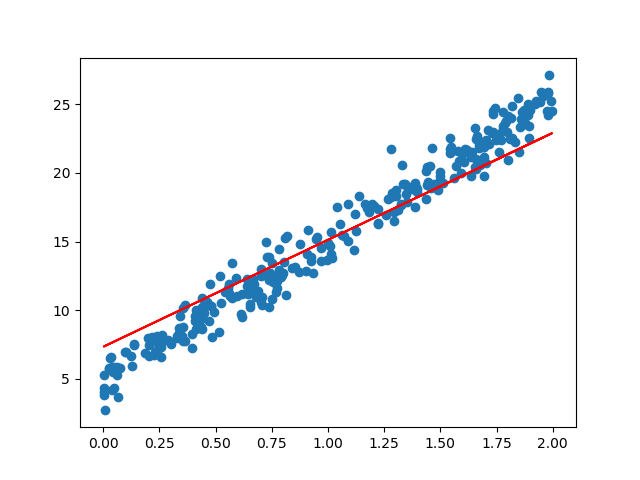

This chart was generated by the following Python code:
#pylint: disable=no-member
import warnings

import matplotlib.pyplot as plt
import matplotlib.cbook
import numpy as _np

import autodiff as ad
from autodiff.utils.datasets import Dataset, DataLoader
from autodiff.nn.optimizer import GradientDescent
from autodiff.nn.criterion import MSE
from autodiff.nn.layer import Module, Linear

warnings.filterwarnings("ignore", category=matplotlib.cbook.mplDeprecation)
warnings.filterwarnings("ignore", category=RuntimeWarning)


# def model(W, feed_dict={}):
#     return ad.dot(ad.Placeholder(x=feed_dict['x']), ad.Variable(W=W))

class SimpleModel(Module):
    def __init__(self, num_features):
        super().__init__()
        self.linear = Linear(num_features, 1)

    def forward(self, x):
        return self.linear(x, bridge=False)

data_size = 300
X = 2 * _np.random.rand(data_size, 1)
aug_X = _np.c_[_np.ones(data_size), X]

# True parameters
theta = _np.array([[5], [10]])
Y = aug_X @ theta + _np.random.randn(data_size, 1)
print("training shape", X.shape, Y.shape)

model = SimpleModel(2)
dataset = Dataset(aug_X, Y)
dataloader = DataLoader(dataset)

lr = 0.001
opt = GradientDescent(lr, model.parameters())
loss_func = MSE()
epoch = 300
for i in range(epoch):
    x, y = dataloader.next_batch(10)
    predicted_y = model(x)
    v, loss_grad = loss_func(y, predicted_y)
    model_grad = model.backward(loss_grad)
    opt.step(model_grad)
    model.zero_grad()
    print(i, v)

predict = model(aug_X)

plt.scatter(
    X,
    Y,
)
plt.plot(X, predict, 'r')
# plt.axis('off')
plt.savefig('regression.png')
plt.show()
